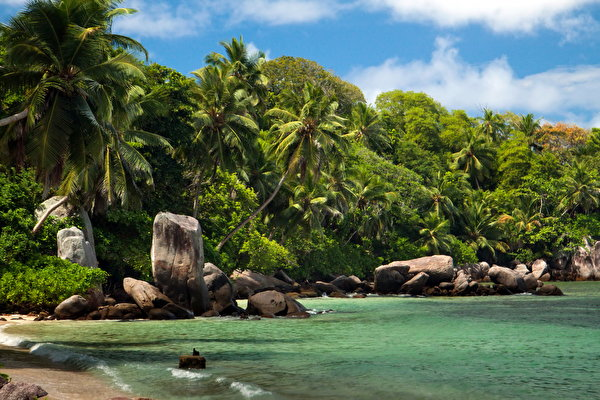
#> input picture img/2.jpg, 600 x 400 px
$ python image.py
#> lines starting #> are read from the running program, lines starting #| are printed output that depends on the picture
import cv2
import numpy as np

img = cv2.imread('./img/2.jpg')
#> img is the input picture: shape (400, 600, 3); mean B, G, R 82.2, 105.1, 88.7

h, w, _ = img.shape
#> h = 400; w = 600

cv2.imshow('Original image', img)

m = cv2.getRotationMatrix2D((w/2, h/2), 225, 1)
result = cv2.warpAffine(img, m, (w, h))
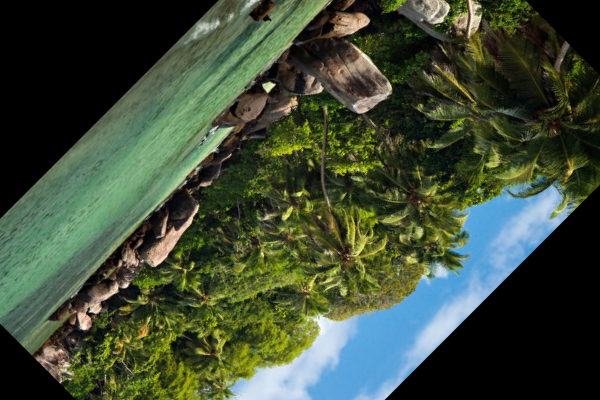
#> result: shape (400, 600, 3); mean B, G, R 55.5, 75.7, 63

cv2.imshow('Rotated 225 deg', result)

m = cv2.getRotationMatrix2D((w/2, h/2), 0, 2)
#> m = [[2, 0, -300], [0, 2, -200]]
result = cv2.warpAffine(img, m, (w, h))
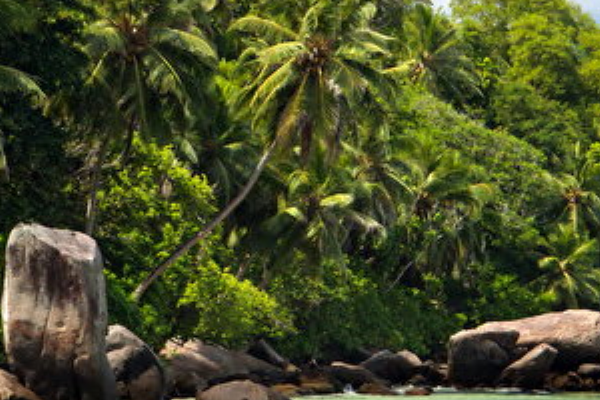
#> result: shape (400, 600, 3); mean B, G, R 37.9, 75.3, 70

cv2.imshow('Scaled x2', result)

flipped = cv2.flip(img, 0)
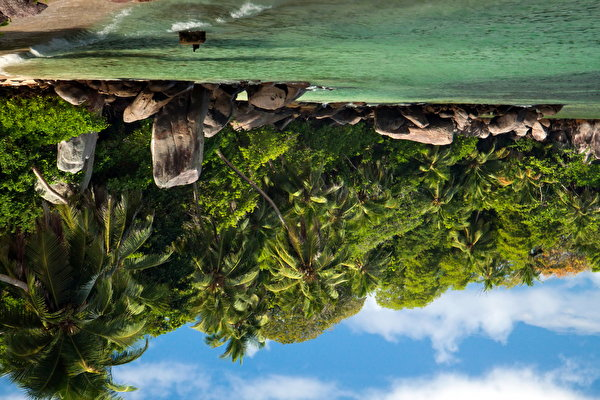
#> flipped: shape (400, 600, 3); mean B, G, R 82.2, 105.1, 88.7
cv2.imshow('Mirrored OX axis', flipped)
cv2.waitKey(0)

$ run again, with img/1.jpg copied over img/2.jpg
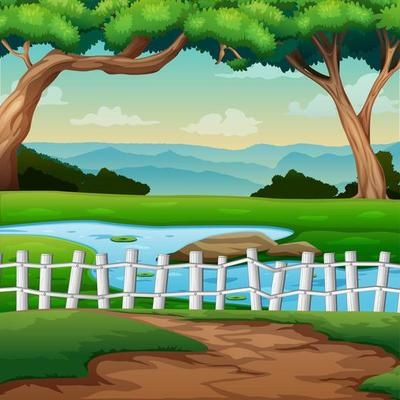
#> input picture img/1.jpg, 400 x 400 px
#> img is the input picture: shape (400, 400, 3); mean B, G, R 98.7, 146.9, 117
#> `result = cv2.warpAffine(img, m, (w, h))`:
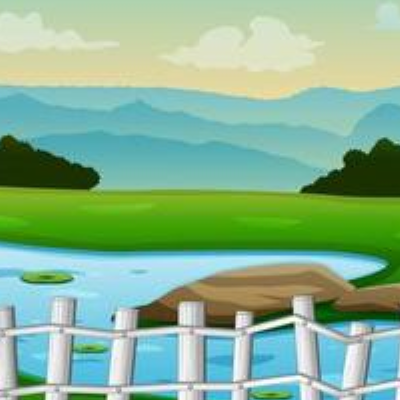
#> result: shape (400, 400, 3); mean B, G, R 146.4, 179.9, 135.7
#> `flipped = cv2.flip(img, 0)`:
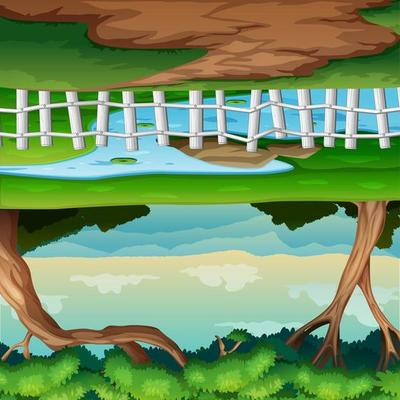
#> flipped: shape (400, 400, 3); mean B, G, R 98.7, 146.9, 117
